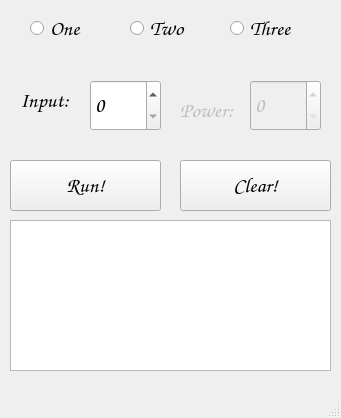
<?xml version="1.0" encoding="UTF-8"?>
<ui version="4.0">
 <class>MainWindow</class>
 <widget class="QMainWindow" name="MainWindow">
  <property name="geometry">
   <rect>
    <x>0</x>
    <y>0</y>
    <width>341</width>
    <height>418</height>
   </rect>
  </property>
  <property name="windowTitle">
   <string>Project 1</string>
  </property>
  <widget class="QWidget" name="centralwidget">
   <widget class="QRadioButton" name="radioButton_one">
    <property name="geometry">
     <rect>
      <x>30</x>
      <y>20</y>
      <width>82</width>
      <height>17</height>
     </rect>
    </property>
    <property name="font">
     <font>
      <family>Comic Sans MS</family>
      <pointsize>16</pointsize>
     </font>
    </property>
    <property name="text">
     <string>One</string>
    </property>
    <attribute name="buttonGroup">
     <string notr="true">radioButton_group_selector</string>
    </attribute>
   </widget>
   <widget class="QRadioButton" name="radioButton_two">
    <property name="geometry">
     <rect>
      <x>130</x>
      <y>20</y>
      <width>82</width>
      <height>17</height>
     </rect>
    </property>
    <property name="font">
     <font>
      <family>Comic Sans MS</family>
      <pointsize>16</pointsize>
     </font>
    </property>
    <property name="text">
     <string>Two</string>
    </property>
    <attribute name="buttonGroup">
     <string notr="true">radioButton_group_selector</string>
    </attribute>
   </widget>
   <widget class="QRadioButton" name="radioButton_three">
    <property name="geometry">
     <rect>
      <x>230</x>
      <y>20</y>
      <width>82</width>
      <height>17</height>
     </rect>
    </property>
    <property name="font">
     <font>
      <family>Comic Sans MS</family>
      <pointsize>16</pointsize>
     </font>
    </property>
    <property name="text">
     <string>Three</string>
    </property>
    <attribute name="buttonGroup">
     <string notr="true">radioButton_group_selector</string>
    </attribute>
   </widget>
   <widget class="QSpinBox" name="number_input_spinbox">
    <property name="geometry">
     <rect>
      <x>90</x>
      <y>80</y>
      <width>71</width>
      <height>51</height>
     </rect>
    </property>
    <property name="font">
     <font>
      <family>Comic Sans MS</family>
      <pointsize>16</pointsize>
     </font>
    </property>
   </widget>
   <widget class="QLabel" name="label_input">
    <property name="geometry">
     <rect>
      <x>20</x>
      <y>70</y>
      <width>71</width>
      <height>61</height>
     </rect>
    </property>
    <property name="font">
     <font>
      <family>Comic Sans MS</family>
      <pointsize>16</pointsize>
     </font>
    </property>
    <property name="text">
     <string>Input:</string>
    </property>
   </widget>
   <widget class="QSpinBox" name="power_input_spinbox">
    <property name="enabled">
     <bool>false</bool>
    </property>
    <property name="geometry">
     <rect>
      <x>250</x>
      <y>80</y>
      <width>71</width>
      <height>51</height>
     </rect>
    </property>
    <property name="font">
     <font>
      <family>Comic Sans MS</family>
      <pointsize>16</pointsize>
     </font>
    </property>
   </widget>
   <widget class="QLabel" name="label_power">
    <property name="enabled">
     <bool>false</bool>
    </property>
    <property name="geometry">
     <rect>
      <x>180</x>
      <y>80</y>
      <width>71</width>
      <height>61</height>
     </rect>
    </property>
    <property name="font">
     <font>
      <family>Comic Sans MS</family>
      <pointsize>16</pointsize>
     </font>
    </property>
    <property name="text">
     <string>Power:</string>
    </property>
   </widget>
   <widget class="QPushButton" name="run_button">
    <property name="geometry">
     <rect>
      <x>10</x>
      <y>160</y>
      <width>151</width>
      <height>51</height>
     </rect>
    </property>
    <property name="font">
     <font>
      <family>Comic Sans MS</family>
      <pointsize>16</pointsize>
     </font>
    </property>
    <property name="text">
     <string>Run!</string>
    </property>
   </widget>
   <widget class="QTextBrowser" name="output_textbrowser">
    <property name="geometry">
     <rect>
      <x>10</x>
      <y>220</y>
      <width>321</width>
      <height>151</height>
     </rect>
    </property>
   </widget>
   <widget class="QPushButton" name="clear_button">
    <property name="geometry">
     <rect>
      <x>180</x>
      <y>160</y>
      <width>151</width>
      <height>51</height>
     </rect>
    </property>
    <property name="font">
     <font>
      <family>Comic Sans MS</family>
      <pointsize>16</pointsize>
     </font>
    </property>
    <property name="text">
     <string>Clear!</string>
    </property>
   </widget>
  </widget>
  <widget class="QMenuBar" name="menubar">
   <property name="geometry">
    <rect>
     <x>0</x>
     <y>0</y>
     <width>341</width>
     <height>21</height>
    </rect>
   </property>
  </widget>
  <widget class="QStatusBar" name="statusbar"/>
 </widget>
 <resources/>
 <connections/>
 <buttongroups>
  <buttongroup name="radioButton_group_selector"/>
 </buttongroups>
</ui>
